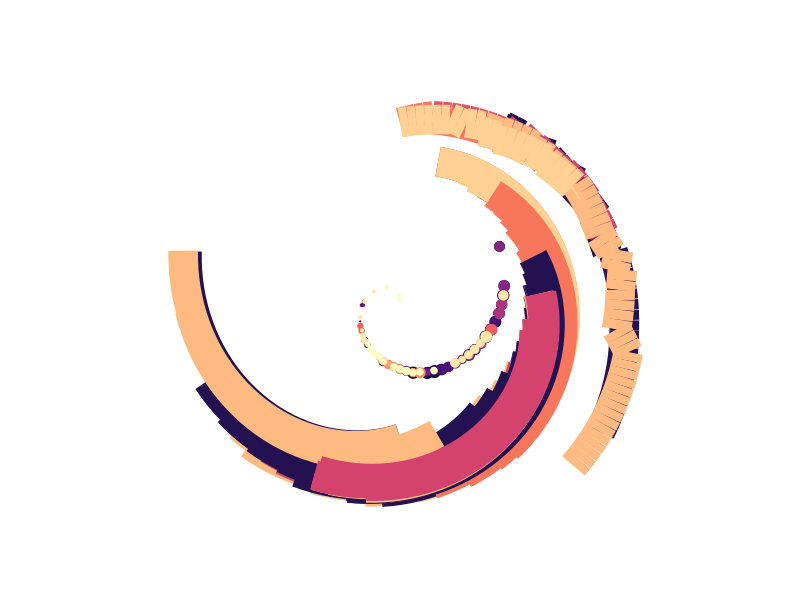

Here is the R script that generated this plot:
## ---- chunk 1
library(tidyverse)
#install.packages("viridis")
library(viridis)
## ---- chunk 2
mpg %>% 
  ggplot(aes(
    x = year/100 + hwy,
    y = cty,
    xend = hwy,
    yend = cty/100+displ-10,
    colour = class,
    size = year/1000
  )) +
  geom_segment(show.legend = FALSE) +
  geom_line(aes(x = cty, y = hwy, size = cty)) +
  geom_point(aes(x = cty+hwy, y = -2*(cty*hwy)^0.5, size = displ/20, colour = manufacturer)) +
  coord_polar() +
  scale_y_continuous(expand = c(0, 0)) +
  scale_x_continuous(expand = c(0, 0)) + 
  scale_color_viridis(discrete = TRUE, option = "A")+

  scale_size(range = c(0, 10)) + 
  theme_void() +
  theme(legend.position = "None")

